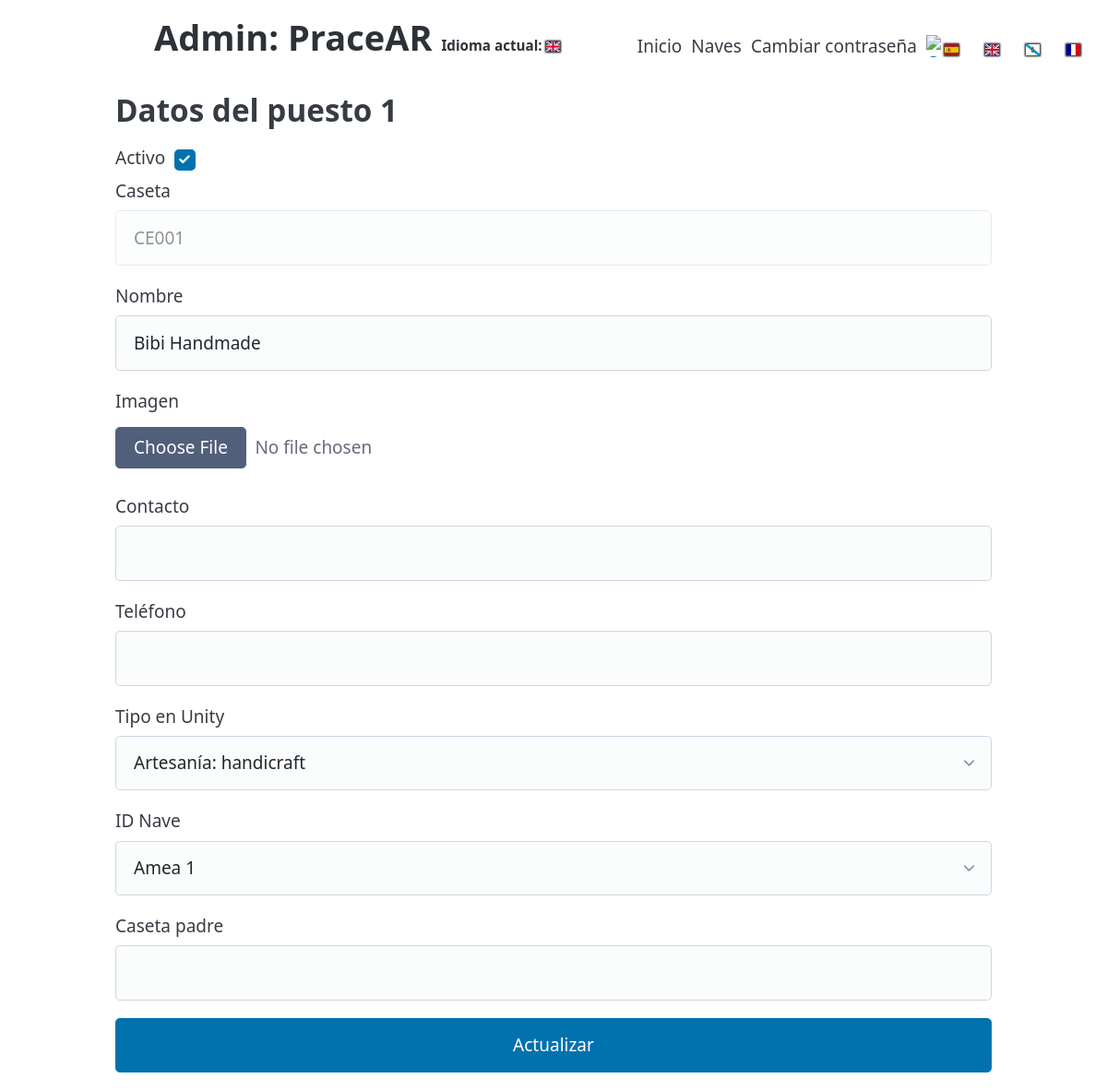
Page /?lang=en&page=edit&id=1 (signed in) on the committed database.
### tables this page shows
CREATE TABLE `puestos` (
  `id` int(11) NOT NULL,
  `caseta` char(5) NOT NULL,
  `nombre` varchar(50) NOT NULL DEFAULT 'Desconocido',
  `imagen` mediumtext DEFAULT NULL,
  `contacto` varchar(250) DEFAULT NULL,
  `telefono` varchar(15) DEFAULT NULL,
  `id_nave` int(11) DEFAULT NULL,
  `activo` tinyint(1) NOT NULL DEFAULT 1,
  `tipo_unity` varchar(30) NOT NULL DEFAULT 'default',
  `caseta_padre` char(5) DEFAULT NULL
);

### admin/editar.php (the view, shortened to what this page needs)
<?php
require_once(COMPONENT_ADMIN . 'sections' . DIRECTORY_SEPARATOR . 'header.php');
?>
<form id="formulario" action="#" method="post" enctype="multipart/form-data">
    <?php
    $id = $_GET['id'];
    $conexion = new mysqli($servidor_bd, $usuario, $clave, $bd);
    $sql = "SELECT * FROM puestos WHERE id = $id";
    $resultado = $conexion->query($sql);
    $fila = $resultado->fetch_assoc();
    ?>
    <h2 id="cabecera_tabla">Datos del puesto <?= $fila["id"] ?></h2>
    <div style="display:flex; align-items: center; gap: .5em;">
        <label for="activo">Activo</label>
        <?php
        $activo = $fila["activo"];
        ?>
        <input type="checkbox" id="activo" name="activo" value="<?= $activo ?>" <?= $activo == 1 ? "checked" : "" ?>>
    </div>
    <div>
        <label for="caseta">Caseta</label>
        <input type="text" id="caseta" disabled value="<?= $fila["caseta"] ?>">
    </div>
    <div>
        <label for="nombre">Nombre</label>
        <input id="nombre" type="text" name="nombre" value="<?= $fila["nombre"] ?>">
    </div>
    <div>
        <label for="imagen">Imagen</label>
        <?php
        $imagenPath = "assets/" . $fila["caseta"] . ".jpg";
        if (file_exists($imagenPath)): ?>
            <div style="display: flex;gap: 2rem;">
                <button style="width: 200px; height: 96px; background-color: red" id="eliminar_imagen"
                    name="eliminar_imagen" type="submit" value="1">Eliminar</button>
                <img src="<?= $imagenPath ?>" alt="Imagen del puesto" class="zoomable" style="object-fit: cover; height: 100px;">
            </div>
        <?php else: ?>
            <input type="file" id="imagen" name="imagen" accept=".jpg, .jpeg">
        <?php endif; ?>
    </div>
    <div>
        <label for="contacto">Contacto</label>
        <input type="text" id="contacto" name="contacto" value="<?= $fila["contacto"] ?>">
    </div>
    <div>
        <label for="telefono">Teléfono</label>
        <input type="text" id="telefono" name="telefono" value="<?= $fila["telefono"] ?>">
    </div>
    <div>
        <label for="tipo_unity">Tipo en Unity</label>
        <select name="tipo_unity" id="tipo_unity">
            <?php foreach (UNITY_TYPE as $key => $value): ?>
                <?php $selected = $key === $fila["tipo_unity"] ? "selected" : ""; ?>
                <option value="<?= $key ?>" <?= $selected ?>><?= $value ?></option>
            <?php endforeach; ?>
        </select>
    </div>
    <div>
        <label for="id_nave">ID Nave</label>
        <select id="id_nave" name="id_nave">
            <?php
            $sql_naves = "SELECT * FROM naves";
            $resultado_naves = $conexion->query($sql_naves);
            while ($fila_naves = $resultado_naves->fetch_assoc()):
                if ($fila["id_nave"] == $fila_naves["id"]):
                    ?>
                    <option value="<?= $fila_naves["id"] ?>" selected><?= $fila_naves["tipo"] ?></option>
                <?php else: ?>
                    <option value="<?= $fila_naves["id"] ?>"><?= $fila_naves["tipo"] ?></option>
                <?php endif; ?>
            <?php endwhile; ?>
        </select>
    </div>
    <div>
        <label for="caseta_padre">Caseta padre</label>
        <input name="caseta_padre" type="text" id="caseta_padre" value="<?= $fila["caseta_padre"] ?>">
    </div>
    <div id="div-botones">
        <input id="actualizar" type="submit" value="Actualizar">
    </div>
</form>
</body>
</html>

### rows in the picture
puestos: id "1", activo "☑", caseta "CE001", nombre "Bibi Handmade"

### other values in the picture
form field tipo_unity "Artesanía: handicraft"
form field id_nave "Amea 1"
